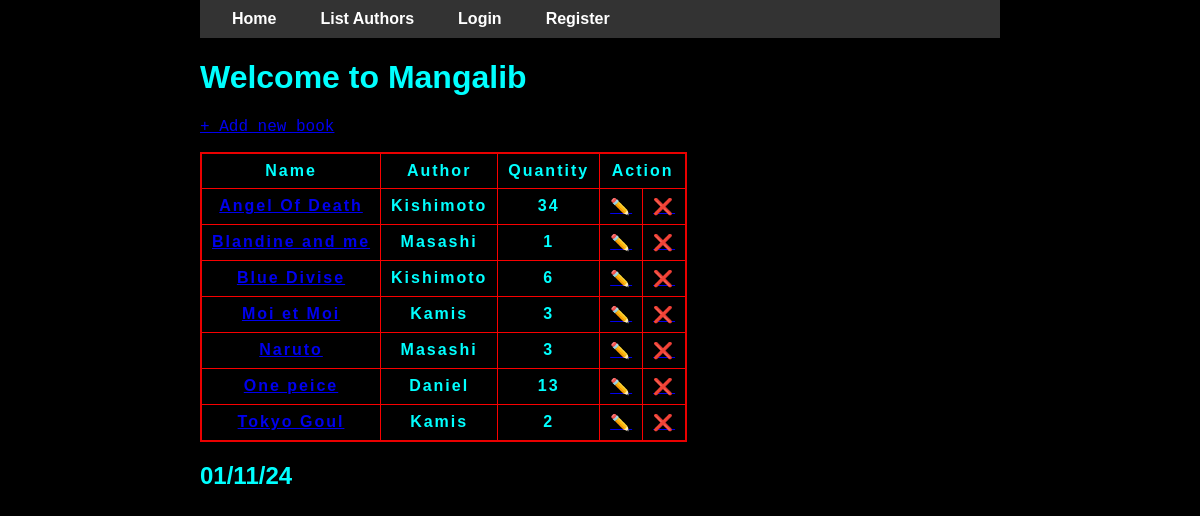
Page /manga/ on the committed database.
### mangalib/models.py (models this page shows, shortened)
class Book(models.Model):
    title = models.CharField(max_length=32, unique=True)
    quantity = models.IntegerField(default=1)
    author = models.ForeignKey(Author, on_delete=models.DO_NOTHING)

class Author(models.Model):
    name = models.CharField(max_length=70, unique=True)
    def __str__(self):
        return self.name

### mangalib/views.py (the view)
# urls.py: path('', home, name='home'),
def home(request):
    books = Book.objects.all().order_by('title')
    context = {"books": books}
    return render(request, 'mangalib/index.html', context)

### mangalib/templates/mangalib/index.html (shortened to what this page needs)
{% extends 'base.html' %}
{% block content %}
    <h1>Welcome to Mangalib</h1>
        <p><a href="{% url 'mangalib:add' %}" >+ Add new book</a></p>
        <table>
            <thead>
                <tr>
                    <th>Name</th>
                    <th>Author</th>
                    <th>Quantity</th>
                    <th colspan="2">Action</th>
                </tr>
            </thead>
            <tbody>
               {% for book in books %}
               	    <tr>
                        <th><a href="{% url 'mangalib:show' book.id %}">{{ book.title }}</a></th>
                        <th>{{ book.author }}</th>
                        <th>{{ book.quantity }}</th>
                        <th><a href="{% url 'mangalib:edit' book.id %}">✏️</a></th>
                        <th><a href="{% url 'mangalib:delete' book.id %}">❌</a></th>
                    </tr>
               {% endfor %}
            </tbody>
        </table>
{% endblock %}

### templates/base.html (shortened to what this page needs)
{% load static %}
<!DOCTYPE html>
<html lang="fr">
<head>
    <link rel="stylesheet" href="{% static 'css/mangalib/main.css' %}">
    <link rel="stylesheet" href="{% static 'css/general.css' %}">
</head>
<body>
<nav class="navbar">
    <ul>
        {% if user.is_authenticated %}
            <li><a href="{% url 'mangalib:home' %}">Home</a></li>
            <li><a href="{% url 'mangalib:list_authors' %}">List Authors</a></li>
            <li><a href="{% url 'mangalib:add' %}">Add Book</a></li>
            <li><a href="{% url 'mangalib:add_author' %}">Add Author</a></li>
            <li><span>{{ user.username }}</span></li>
            <li><a href="{% url 'accounts:logout' %}">Logout</a></li>
        {% else %}
            <li><a href="{% url 'mangalib:home' %}">Home</a></li>
            <li><a href="{% url 'mangalib:list_authors' %}">List Authors</a></li>
            <li><a href="{% url 'accounts:login' %}">Login</a></li>
            <li><a href="{% url 'accounts:register' %}">Register</a></li>
        {% endif %}
    </ul>
</nav>
{% block content %}
{% endblock %}
<h2>{% now 'd/m/y' %}</h2>
</body>
</html>

### static/css/general.css (style rules this page uses)
body { font-family: Arial, sans-serif; }
.navbar { background-color: #333; padding: 10px 20px; }
.navbar ul { list-style: none; margin: 0; padding: 0; display: flex; gap: 20px; }
.navbar ul li { display: inline; }
.navbar ul li a { color: #fff; text-decoration: none; font-weight: bold; padding: 8px 12px; border-radius: 4px; transition: background-color 0.3s ease; }
p { font-family: "Fira Code Medium", monospace; color: greenyellow; }

### rows in the picture
Book: title "Angel Of Death", author "Kishimoto", quantity "34"
Book: title "Blandine and me", author "Masashi", quantity "1"
Book: title "Blue Divise", author "Kishimoto", quantity "6"
Book: title "Moi et Moi", author "Kamis", quantity "3"
Book: title "Naruto", author "Masashi", quantity "3"
Book: title "One peice", author "Daniel", quantity "13"
Book: title "Tokyo Goul", author "Kamis", quantity "2"
